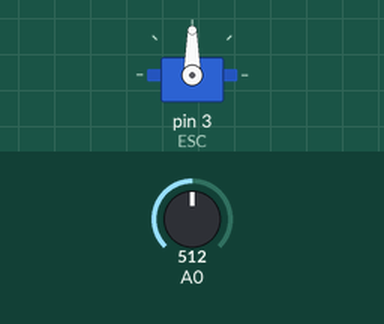
A sketch run on a simulated Arduino Uno, built with avr-gcc and run on an emulated ATmega328P. On the bench: servo. Inputs (shaded band) come from the test bench; at power-on: A0 = 512.

Above: at 1.2 s.
1.3 s: A0 set to 716
At 2.0 s:
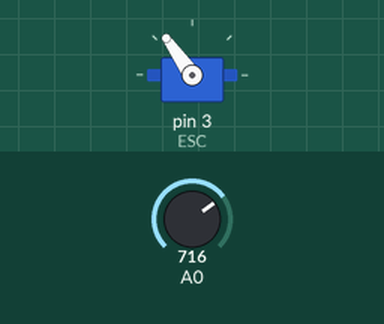
2.8 s: A0 set to 900
At 3.1 s:
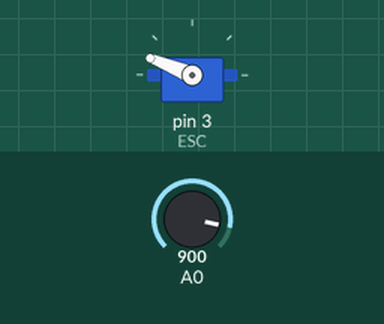
4.3 s: A0 set to 1023
At 5.5 s:
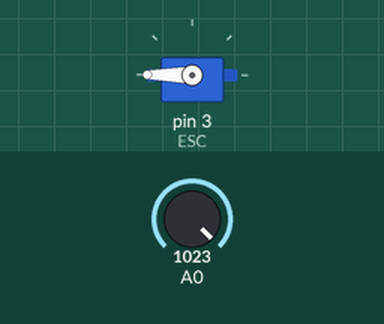
5.8 s: A0 set to 306
At 6.6 s:
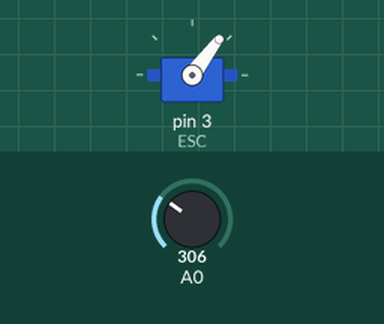
7.3 s: A0 set to 122
At 7.8 s:
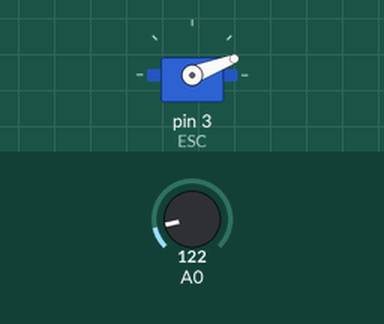
Timing chart, 0 to 9.8 s (numbered marks = the images above; inputs shaded):
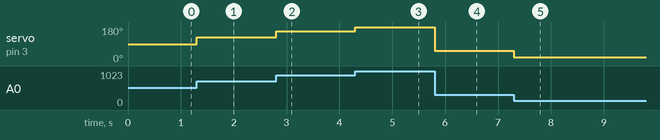

The sketch:

motorControl.ino
```cpp
/*
* Description: Initial Arduino sketch for mapping the values of a potentiometer to the servo.
*              This allows for basic actuation for turning the vehicle.
*
* Author: Drew Rosales
*
* Date: 9/9/23
*/

#include <Servo.h>
Servo ESC;

void setup() {
 ESC.attach(3);
}

void loop() {
  // Bind potentiometer to analog 0
  int sensorVal = analogRead(A0);

  // Map values the range of potentiometer values to servo values
  sensorVal = map(sensorVal, 0, 1023, 0, 180);

  // write to servo value
  ESC.write(sensorVal);
}
```

Measured:
- after the input at 1.3 s, servo on pin 3 (ESC): 90° → 125° at once
- after the input at 2.8 s, servo on pin 3 (ESC): 125° → 158° at once
- after the input at 4.3 s, servo on pin 3 (ESC): 158° → 180° at once
- after the input at 5.8 s, servo on pin 3 (ESC): 180° → 53° at once
- after the input at 7.3 s, servo on pin 3 (ESC): 53° → 21° at once
